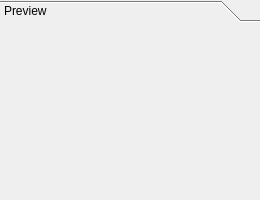
<?xml version="1.0" encoding="UTF-8"?>
<ui version="4.0">
 <class>PreviewWidget</class>
 <widget class="QWidget" name="PreviewWidget">
  <property name="geometry">
   <rect>
    <x>0</x>
    <y>0</y>
    <width>260</width>
    <height>200</height>
   </rect>
  </property>
  <layout class="QVBoxLayout" name="verticalLayout">
   <property name="spacing">
    <number>0</number>
   </property>
   <property name="margin">
    <number>0</number>
   </property>
   <item>
    <widget class="QToolBox" name="toolBoxPreview">
     <property name="sizePolicy">
      <sizepolicy hsizetype="Preferred" vsizetype="Preferred">
       <horstretch>0</horstretch>
       <verstretch>0</verstretch>
      </sizepolicy>
     </property>
     <property name="tabSpacing">
      <number>0</number>
     </property>
     <widget class="QWidget" name="pagePreview">
      <property name="geometry">
       <rect>
        <x>0</x>
        <y>0</y>
        <width>260</width>
        <height>179</height>
       </rect>
      </property>
      <attribute name="label">
       <string>Preview</string>
      </attribute>
      <layout class="QGridLayout" name="gridLayout">
       <item row="1" column="1">
        <widget class="QLabel" name="labelPreview">
         <property name="minimumSize">
          <size>
           <width>228</width>
           <height>128</height>
          </size>
         </property>
         <property name="maximumSize">
          <size>
           <width>228</width>
           <height>128</height>
          </size>
         </property>
         <property name="scaledContents">
          <bool>true</bool>
         </property>
         <property name="alignment">
          <set>Qt::AlignCenter</set>
         </property>
        </widget>
       </item>
       <item row="1" column="0">
        <spacer name="horizontalSpacerLeft">
         <property name="orientation">
          <enum>Qt::Horizontal</enum>
         </property>
         <property name="sizeHint" stdset="0">
          <size>
           <width>10</width>
           <height>20</height>
          </size>
         </property>
        </spacer>
       </item>
       <item row="1" column="2">
        <spacer name="horizontalSpacerRight">
         <property name="orientation">
          <enum>Qt::Horizontal</enum>
         </property>
         <property name="sizeHint" stdset="0">
          <size>
           <width>10</width>
           <height>10</height>
          </size>
         </property>
        </spacer>
       </item>
       <item row="0" column="1">
        <spacer name="verticalSpacerTop">
         <property name="orientation">
          <enum>Qt::Vertical</enum>
         </property>
         <property name="sizeHint" stdset="0">
          <size>
           <width>10</width>
           <height>10</height>
          </size>
         </property>
        </spacer>
       </item>
       <item row="2" column="1">
        <spacer name="verticalSpacerBottom">
         <property name="orientation">
          <enum>Qt::Vertical</enum>
         </property>
         <property name="sizeHint" stdset="0">
          <size>
           <width>10</width>
           <height>10</height>
          </size>
         </property>
        </spacer>
       </item>
      </layout>
     </widget>
    </widget>
   </item>
  </layout>
 </widget>
 <resources/>
 <connections/>
 <slots>
  <slot>play()</slot>
 </slots>
</ui>
